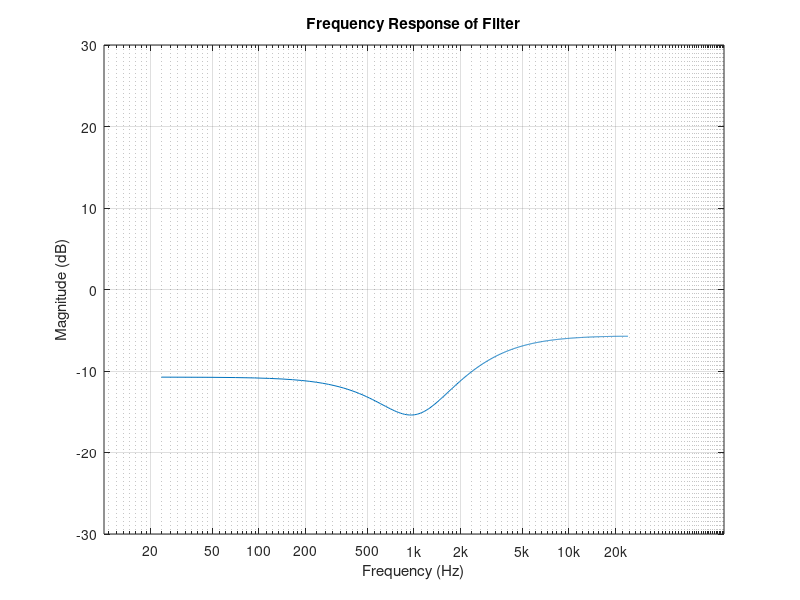

Source code (MATLAB):
%Ocatve Script for BigMuff Pi Tone Control Circuit

% BigMuff Tone Stage

clear; clc; close all;

% sampling frequency and time
Fs = 48000;
Ts = 1/Fs;

% Components
C9 = 4e-9;          % 4nF Capacitor
CR9 = Ts/(2*C9);    %Capacitor Resistance
CX9 = 0;            %Capacitor State

C8 = 10e-9;         % 10nF Capacitor
CR8 = Ts/(2*C8);    %Capacitor Resistance
CX8 = 0;            %Capacitor State

R8 = 39e3;            % Resistor (39kOhms)
R5 = 22e3;            % Resistor (22kOhms)

Tone = 100e3;      % 100K resistor
ToneAlpha = .5;     % position of the pot
ToneA = (1-ToneAlpha) * Tone;
ToneB = ToneAlpha * Tone;

%Filter Coefficients
a = ((1/CR8) + (1/ToneB) + (1/R8));
b = ((1/R5) + (1/ToneA) + (1/CR9));

% initialize input and output
Vin = [1; zeros(2047,1)];
N = length(Vin);
Vout = zeros(N,1);

for n = 1:N
  %use Va and Vb for State Update equations
  Va = ((Vin(n)/R8) + (Vout(n)/ToneB) + CX8) / a;
  Vb = (((Vout(n)/ToneA) - CX9) + (Vin(n)/CR9)) / b;

  Vout(n) = ((ToneA / a) * (Vin(n) / R8 + CX8) + (ToneB / b) * (-CX9 + Vin(n) / CR9)) / (ToneA + ToneB - (ToneA / (a * ToneB)) - (ToneB / (b * ToneA)));


  %capacitor state update
  CX8 = (2/CR8) * Va - CX8;
  CX9 = (2/CR9) * (Vin(n) - Vb) - CX9;



end

% Perform FFT
Vout_fft = fft(Vout);

% Compute the magnitude of the frequency response
Vout_magnitude = abs(Vout_fft(1:N/2+1)); % Only keep the positive frequencies

% Compute the frequency axis
frequencies = (0:N/2) * (Fs / N);

% Plot the magnitude of the frequency response on a logarithmic scale
figure;
semilogx(frequencies, 20*log10(Vout_magnitude));
title('Frequency Response of Filter');
xlabel('Frequency (Hz)');
ylabel('Magnitude (dB)');
grid on;

% Customize x-axis ticks for better readability
xticks = [20, 50, 100, 200, 500, 1e3, 2e3, 5e3, 10e3, 20e3];
set(gca, 'XTick', xticks);
set(gca, 'XTickLabel', {'20', '50', '100', '200', '500', '1k', '2k', '5k', '10k', '20k'});

% Set y-axis limits
ylim([-30 30]);

grid on;
